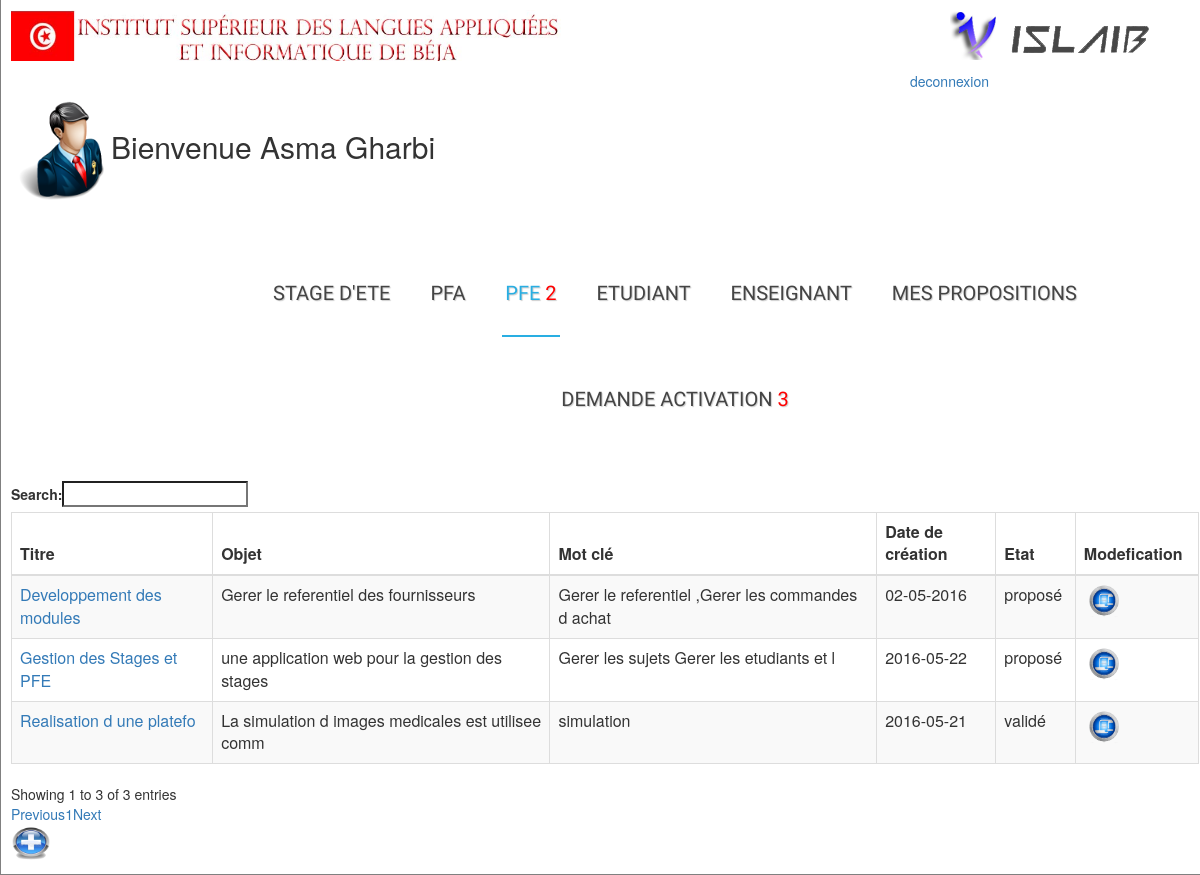
The page /admin/listedesujetpfe.php (signed in) on the database its author committed.
### tables this page shows
CREATE TABLE IF NOT EXISTS `sujetdestage` (
  `id` int(11) NOT NULL AUTO_INCREMENT,
  `titre` varchar(25) NOT NULL,
  `cahierdecharge` text NOT NULL,
  `datedecreation` varchar(25) NOT NULL,
  `datefin` date NOT NULL,
  `datedebut` date NOT NULL,
  `objet` varchar(50) NOT NULL,
  `etat` varchar(50) NOT NULL,
  `societe` varchar(50) NOT NULL,
  `encadrant1` varchar(50) NOT NULL,
  `encadrant2` varchar(25) NOT NULL,
  `motcle` varchar(50) NOT NULL,
  `cinencadrant` int(11) NOT NULL,
  `cinproposeur` int(11) NOT NULL,
  `idconception` varchar(25) NOT NULL,
  `idcompetences` varchar(25) NOT NULL,
  `anneeuniversaire` varchar(25) NOT NULL,
  `type` varchar(255) NOT NULL,
  PRIMARY KEY (`id`)
);

### classes/sujetmanager.php (called while the page is built, shortened)
<?php
class sujetmanager{
	function affichesujetpfe(){
		$sql = "SELECT *FROM sujetdestage where type='pfe'" ;
        $req = mysql_query($sql);
        	$sql1 = "SELECT *FROM sujetdestage where type='pfe' ";
        $req1 = mysql_query($sql1);
        	if(mysql_fetch_row($req1)>0){
while($data =mysql_fetch_assoc($req)){
	$tableau[]=$data;
	}
	return $tableau;
}
}
	public function nombredesujetpropose(){
 $sql = "SELECT count(*) FROM
sujetdestage where type='pfe'and etat='proposer'";
$req = mysql_query($sql) ;
 $a_result=mysql_fetch_row($req);
 return  $a_result;
}
}
?>

### classes/usersmanager.php (called while the page is built, shortened)
<?php
class Usersmanager{
	public function nombredemandedactiveetudiant(){
 $sql = "SELECT count(*) FROM
etudiant where active='non'";
$req = mysql_query($sql) ;
 $a_result=mysql_fetch_row($req);
 return  $a_result;
}
	public function nombredemandedactiveenseignant(){
 $sql = "SELECT count(*) FROM
enseignant where active='non'";
$req = mysql_query($sql) ;
 $a_result=mysql_fetch_row($req);
 return  $a_result;
}
}
?>

### admin/listedesujetpfe.php (the view, shortened to what this page needs)
<?php
  $sujet= new sujetmanager();
$user=new usersmanager();
$sujets =$sujet->affichesujetpfe();
if(isset($_SESSION)){
  $user->auth($_SESSION['email'],$_SESSION['cin']);
}
  $a_result1=$user->nombredemandedactiveenseignant();
$a_result=$user->nombredemandedactiveetudiant();
$a=$a_result[0]+$a_result1[0];
$pro=$sujet->nombredesujetpropose();
 ?>
<html lang=''>
<head>
<link href="..\css\style.css" rel="stylesheet" type="text/css" />
 <link rel="stylesheet" href="//maxcdn.bootstrapcdn.com/bootstrap/3.3.6/css/bootstrap.min.css" />
<link rel="stylesheet" href="https://cdn.datatables.net/1.10.11/css/dataTables.bootstrap.min.css" />
<link rel="stylesheet" href="https://cdn.datatables.net/buttons/1.1.2/css/buttons.bootstrap.min.css" />
<link rel="stylesheet" href="../bootstrap/css/bootstrap.css" />
 <link rel="stylesheet" type="text/css" href="../css/styles.css">
    <link rel="stylesheet" type="text/css" href="styles.css" media="all" />
</head>
<body>
<div id="container">
<img id="i" src="../image/f.jpg" >
<img id="f" src="../image/l.png">
<div class="right" ><a href="?m=deco">deconnexion</a></div>
<br><br>
    <h2> <img src="../image/Administrateur.png" width="100" height="100" >Bienvenue  <?php echo ucfirst(strtolower(trim( $_SESSION['nom']))) ; ?> <?php
echo ucfirst(strtolower(trim($_SESSION['prenom']))); ?></h2>
    <div class="container">
 <header>
    <div id="fdw">
          <nav>
                        <ul><li><a href="listedesujetete.php">Stage d'ete</a>
       </li>
            <li><a href="listedesujetpfa.php">PFA</a>
            </li>
            <li class="current">
                <a href="listedesujetpfe.php">PFE <font color="red"><?php if ($pro[0]>0){
      echo $pro[0]; }?> </font><span class="arrow"></span></a>
              </li> <li ><a href="listedeetudiant.php">etudiant<span class="arrow"></span> </a>
            </li>
            <li><a href="listedeenseignant.php">enseignant </a></li>
   <li><a href="mesproposition.php"> mes propositions</a></li>
  <li>
                        <a href="demandedactiveetudiant.php">demande activation
                <font color="red"><?php if ($a>0){
      echo $a; }?></font><span class="arrow"></span></a>
            </ul>
          </nav>
    </div>
  </header>
</div>
 <table id="example" class="table table-striped table-bordered" cellspacing="0" width="100%">
 <thead>
 <tr>
 <th>Titre</th>
 <th> Objet</th>
 <th> Mot clé</th>
 <th> Date de création </th>
 <th>Etat</th>
 <th>Modefication</th>
 </thead>
<?php if (!empty($sujets)) {
 ?>
<tbody>
 <?php foreach ($sujets as $key=>$value): ?>
  <tr><td>  <a href="sujet.php?id=<?php echo $value['id']?>" target="_blank"><?php echo $value['titre']; ?> </td></a>
		<td><?php echo $value['objet']; ?> </td>
		<td><?php echo $value['motcle']; ?> </td>
		<td><?php echo $value['datedecreation']; ?> </td>
		    <td><?php if($value['etat']=='approuver'){echo 'approuvé';}elseif ($value['etat']=='proposer'){echo 'proposé';} elseif ($value['etat']=='affecter'){echo 'affecté';} elseif ($value['etat']=='refuser'){echo 'refusé';} elseif ($value['etat']=='valide'){echo 'validé'; }elseif ($value['etat']=='non valide'){echo 'non validé';} elseif ($value['etat']=='en attende'){echo 'en attente';}
 ?> </td>
        <td><a href="modefiesujet.php?id=<?php echo $value['id'];?>"><img src="../image/modefie.png" width="40px" height="40px" ></a></td>
 </tr>
<?php endforeach ;}?>
</tbody>
    </table>
         <a href="ajoutesujetpfe.php"><img src="../image/ajoutesujet.png" width="40px" height="40px"> </a>
		 </div>
</body>
</html>

### css/style.css (style rules this page uses)
body { font-family: "Trebuchet MS", Arial, Helvetica, sans-serif; font-size: 0.8em; background-color:#fff; background-repeat: repeat; }
.right { position: absolute; right: 0px; width: 300px; padding: 10px; }
#container { margin-left:auto; margin-right:auto; width: 1210px; margin: auto; padding: 10px; border-right: 1px solid gray; border-bottom: 1px solid gray; border-left: 1px solid gray; background-color: #fff; }
#i { width:550; }
#f { margin-left:385px; }
ul { margin-top:20; margin-left:70; margin:; padding:; }
ul li a { text-decoration:none; }
table { border-collapse:collapse; margin:auto; }

### css/styles.css (style rules this page uses)
.container > header { padding: 20px 30px 20px 30px; margin: 0px 20px 10px 20px; position: relative; display: block; text-shadow: 1px 1px 1px rgba(0,0,0,0.2); text-align: center; }
#fdw nav ul { display:block; z-index:999999; }
#fdw nav ul li { display:inline-block; padding:50px 3px 30px; margin-left:30px; position:relative; }
#fdw nav ul li a:link, #fdw nav ul li a:visited { color:#444; font:normal 20px 'Yanone Kaffeesatz', sans-serif; text-transform:uppercase; display:inline-block; position:relative; }
#fdw nav ul li span { position:absolute; right:-12px; bottom:6px; width:7px; height:8px; margin:0 0 0 3px; float:right; display:block; background:url('images/nav_arrow.png') no-repeat left -8px; font:0/0 a; }
#fdw nav ul li.current { border-bottom:2px solid #29AEE2; }
#fdw nav ul li.current a { color:#29AEE2; cursor: default; }
#fdw nav ul li.current a span { background:url('../images/nav_arrow.png') no-repeat left 0; }

### admin/listedesujetpfe.php (style rules this page uses)
.right { position: absolute; right: 0px; width: 300px; padding: 10px; }

### rows shown on the page
sujetdestage: titre "Developpement des modules", objet "Gerer le referentiel des fournisseurs", motcle "Gerer le referentiel ,Gerer les commandes d achat", datedecreation "02-05-2016", etat "proposé"
sujetdestage: titre "Realisation d une platefo", objet "La simulation d images medicales est utilisee comm", motcle "simulation", datedecreation "2016-05-21", etat "validé"
sujetdestage: titre "Gestion des Stages et PFE", objet "une application web pour la gestion des stages", motcle "Gerer les sujets Gerer les etudiants et l", datedecreation "2016-05-22", etat "proposé"

### other values the page prints
$_SESSION['nom'] "Asma"
$_SESSION['prenom'] "Gharbi"
$pro[0] "2"
$a "3"
